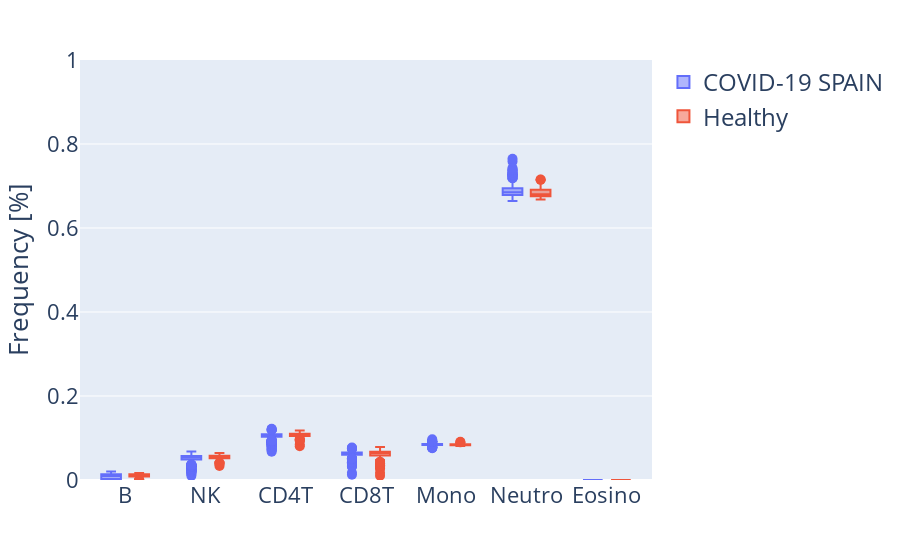

The notebook cell saved with this chart:
### Code cell
spain_cfc.Sample_Group = spain_cfc.Sample_Group.map(
    {"Covid-19": "COVID-19 SPAIN", "Helathy Blood": "Healthy"}
)

fig = px.box(
    spain_cfc, color="Sample_Group", labels={"variable": "", "value": "Frequency [%]"}
)


fig.update_layout(legend=dict(font=dict(size=24), title=""), font=dict(size=22))
fig.update_traces(marker=dict(size=10))
fig.update_yaxes(range=[0, 1])

fig.write_image("../Plots/CF_after_CFC.jpg")
fig.show()

### Figure 1 — Plotly figure (JSON) as saved in the notebook; plotly's stock layout.template omitted (floating-point values rounded to 4 significant figures; data arrays with more than 128 entries replaced by an {"elided": "..."} marker saying what was removed)
{"data": [{"alignmentgroup": "True", "hovertemplate": "Sample_Group=COVID-19 SPAIN<br>=%{x}<br>Frequency [%]=%{y}<extra></extra>", "legendgroup": "COVID-19 SPAIN", "marker": {"color": "#636efa", "size": 10}, "name": "COVID-19 SPAIN", "notched": false, "offsetgroup": "COVID-19 SPAIN", "orientation": "v", "showlegend": true, "type": "box", "x": {"elided": "2849 str values"}, "x0": " ", "xaxis": "x", "y": {"elided": "2849 float values"}, "y0": " ", "yaxis": "y"}, {"alignmentgroup": "True", "hovertemplate": "Sample_Group=Healthy<br>=%{x}<br>Frequency [%]=%{y}<extra></extra>", "legendgroup": "Healthy", "marker": {"color": "#EF553B", "size": 10}, "name": "Healthy", "notched": false, "offsetgroup": "Healthy", "orientation": "v", "showlegend": true, "type": "box", "x": {"elided": "581 str values"}, "x0": " ", "xaxis": "x", "y": {"elided": "581 float values"}, "y0": " ", "yaxis": "y"}], "layout": {"autosize": true, "boxmode": "group", "font": {"size": 22}, "legend": {"font": {"size": 24}, "title": {"text": ""}, "tracegroupgap": 0}, "margin": {"t": 60}, "xaxis": {"anchor": "y", "autorange": true, "domain": [0, 1], "range": [-0.546, 6.546], "title": {"text": ""}, "type": "category"}, "yaxis": {"anchor": "x", "domain": [0, 1], "range": [0, 1], "title": {"text": "Frequency [%]"}, "type": "linear"}}}
